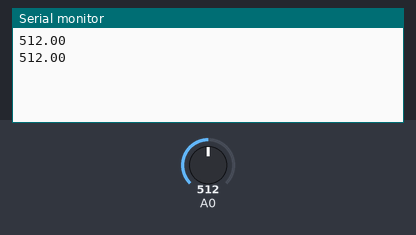
Recording of a sketch running on a simulated Arduino Uno, built with avr-gcc and run on an emulated ATmega328P. Parts: the last lines printed to the serial monitor. The inputs (shaded band) are chosen by the test bench; at power-on: A0 = 512.

Above: at 1.8 s.
1.9 s: A0 set to 716
At 2.8 s:
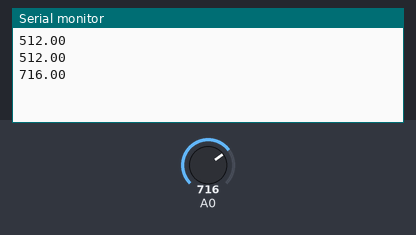
3.4 s: A0 set to 900
At 4.3 s:
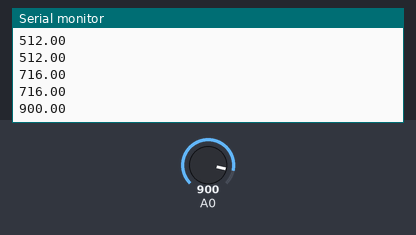
Timing chart, 0 to 6.4 s (numbered marks = the images above; inputs shaded):
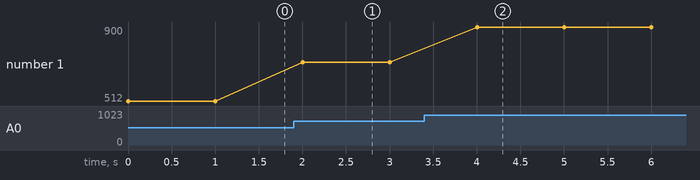

Measured:
- after the input at 1.9 s, the serial monitor: prints a new line after 0.10 s (image 1)
- after the input at 3.4 s, the serial monitor: prints a new line after 0.60 s (image 2)
- plotted number 1: 512 → 716 after the input at 1.9 s, 716 → 900 after the input at 3.4 s

The sketch:

CpRead.ino
```cpp
float x ;

void setup() {
  Serial.begin(9600);
  pinMode(INPUT,A0);

}

void loop() {
  x = analogRead(A0);
  Serial.println(x);
  delay(1000);


}
```
